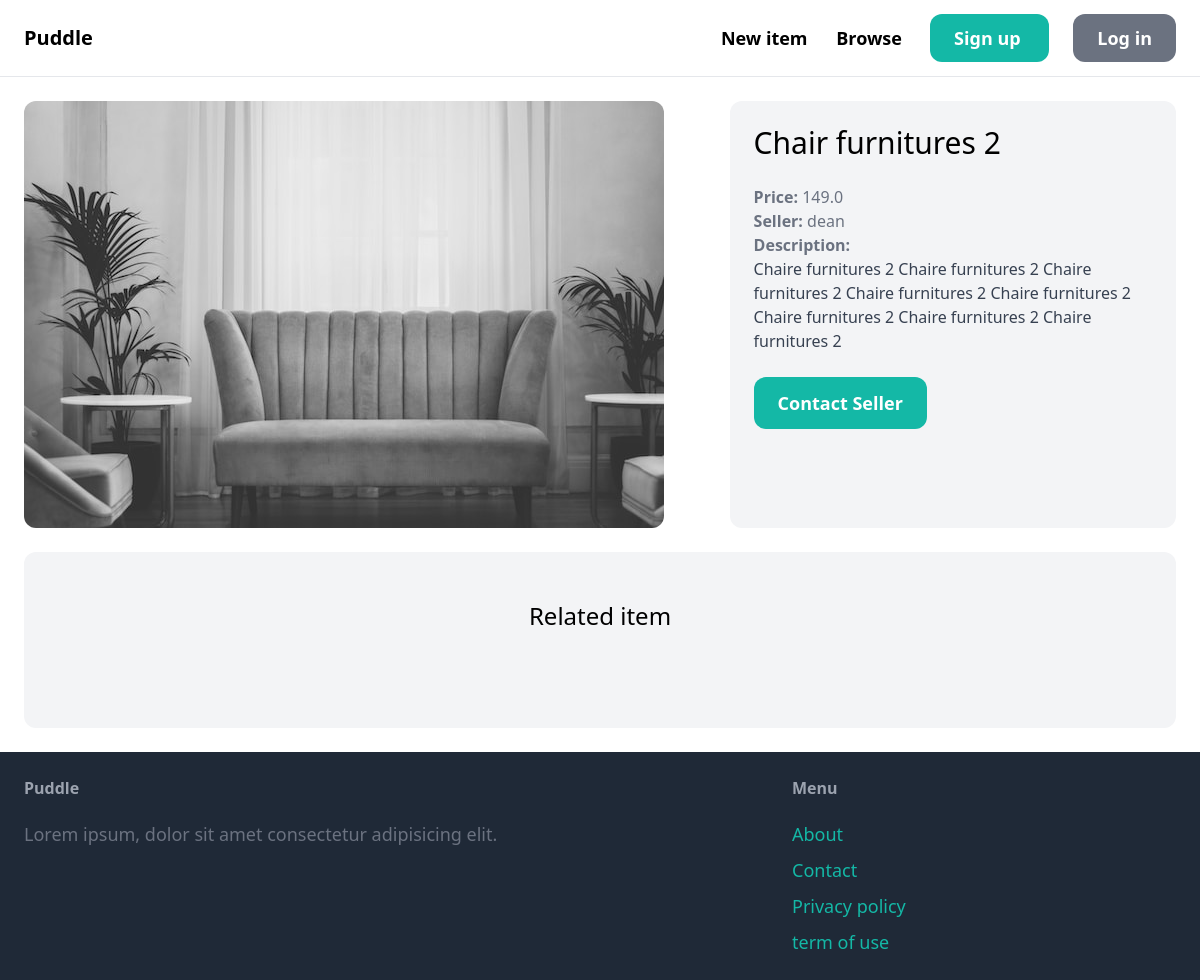
/items/5/, run on an earlier commit of the app's database.
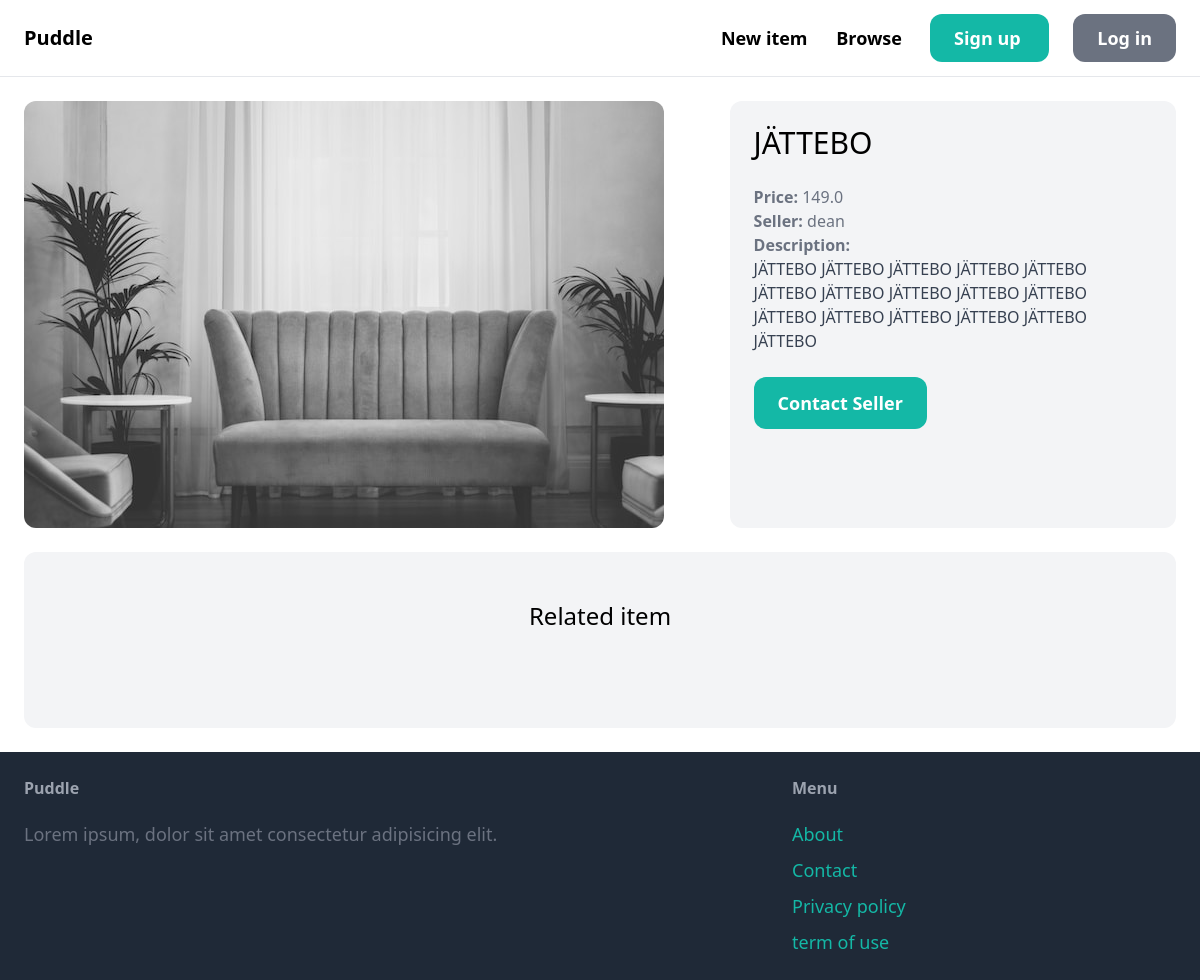
And on a later commit of the database.
### item/models.py (models this page shows, shortened)
class Item(models.Model):
    category = models.ForeignKey(Category, related_name='items', on_delete=models.CASCADE)
    name = models.CharField(max_length=255)
    description = models.TextField(blank=True, null=True)
    price = models.FloatField()
    image = models.ImageField(upload_to='item_images', blank=True, null=True)
    is_sold = models.BooleanField(default=False)
    created_by = models.ForeignKey(User, related_name='items', on_delete=models.CASCADE)
    created_at = models.DateTimeField(auto_now_add=True)

### item/views.py (the view)
# urls.py: path('/<int:pk>/', views.detail, name='detail'),
def detail (request, pk):
    item = get_object_or_404(Item, pk=pk)
    related_items = Item.objects.filter(category=item.category, is_sold=False).exclude(pk=pk)[0:3]
    return render(request, 'item/detail.html', {
        'item': item,
        'related_items': related_items
    })

### item/templates/item/detail.html (shortened to what this page needs)
{% extends 'core/base.html' %}
{% block content %}
  <div class="grid grid-cols-5 gap-6">
    <div class="col-span-3">
        <img src="{{ item.image.url }}" class="rounded-xl">
    </div>
    <div class="col-span-2 p-6 bg-gray-100 rounded-xl">
      <h1 class="mb-6 text-3xl">{{item.name}}</h1>
      <p class="text-gray-500"><strong>Price:</strong> {{item.price}}</p>
      <p class="text-gray-500"><strong>Seller:</strong> {{item.created_by.username}}</p>
      {% if item.description %}
        <p class="text-gray-700">
          <strong class="text-gray-500">Description:</strong><br>
          {{item.description}}
        </p>
      {% endif %}
      {% if request.user == item.created_by %}
        <div class="mt-6 p-6 bg-white rounded-xl">
          <p>This is your item!</p>
          <a href="{% url 'item:edit' item.id %}" class="inline-block mt-6 px-6 py-3 text-lg font-semibold bg-teal-500 text-white rounded-xl">
            Edit
          </a>
          <a href="{% url 'item:delete' item.id %}" class="inline-block mt-6 px-6 py-3 text-lg font-semibold bg-red-500 text-white rounded-xl">
            Delete
          </a>
        </div>
      {% else %}
        <a href="{% url 'conversation:new' item.id %}" class="inline-block mt-6 px-6 py-3 text-lg font-semibold bg-teal-500 text-white rounded-xl hover:bg-teal-700">
          Contact Seller
        </a>
      {% endif %}
    </div>
  </div>
  <div class="mt-6 px-6 py-12 bg-gray-100 rounded-xl">
    <h2 class="mb-12 text-2xl text-center">Related item</h2>
  </div>
{% endblock %}

What changed in the data, as far as the page shows it:
changed Item "dean": name "Chair furnitures 2" → "JÄTTEBO"; description "Chaire furnitures 2 Chaire furnitures 2 Chaire furnitures 2 Chaire furnitures 2 Chaire furnitures 2 Chaire furnitures 2 Chaire furnitures 2 Chaire furnitures 2" → "JÄTTEBO JÄTTEBO JÄTTEBO JÄTTEBO JÄTTEBO JÄTTEBO JÄTTEBO JÄTTEBO JÄTTEBO JÄTTEBO JÄTTEBO JÄTTEBO JÄTTEBO JÄTTEBO JÄTTEBO JÄTTEBO"
